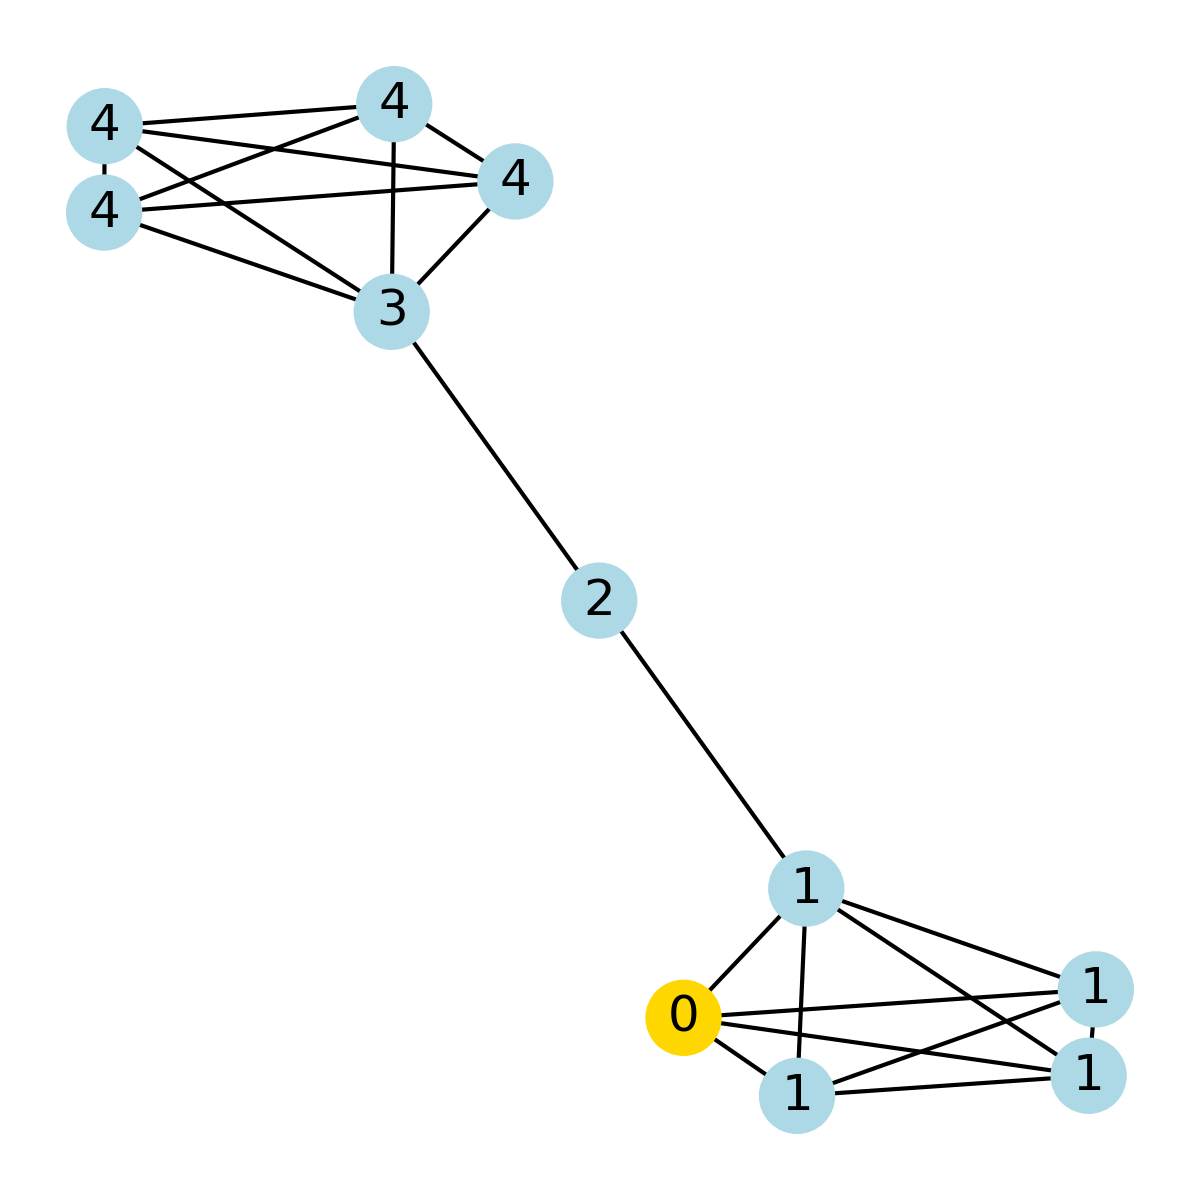

The script that saved this image:
import networkx as nx
import matplotlib.pyplot as plt
import numpy as np

np.random.seed(1)
plt.figure(figsize=(4, 4))

# より複雑なグラフ（この場合はバーベルグラフ）を生成
G = nx.barbell_graph(5, 1)

# 基準となるノード（ここではノード 0）
source_node = 0

# 基準ノードからの最短距離を計算
shortest_paths = nx.single_source_shortest_path_length(G, source_node)

# ネットワークを描画する際のノードの色を設定
node_colors = ['gold' if node == source_node else 'lightblue' for node in G.nodes()]

# ネットワークを描画
pos = nx.spring_layout(G)  # 位置を計算
nx.draw(G, pos, with_labels=False, node_color=node_colors, font_weight='bold')  # node_colorにリストを指定

# ノードに基準ノードからの最短距離をラベルとして追加
labels = {node: f"{dist}" for node, dist in shortest_paths.items()}
nx.draw_networkx_labels(G, pos, labels=labels)

plt.title("Shortest Distance from Source Node")
plt.savefig("network_distance.png", dpi=300)
plt.show()
